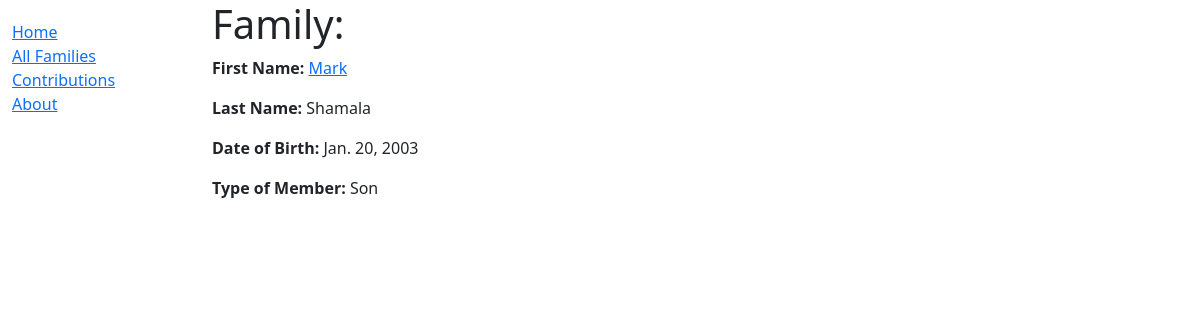
Screenshot of /fam/3 with the database file from the repository.
### familyapp/models.py (models this page shows, shortened)
class FamilyMember(models.Model):
    PARENT = 'PR'
    SON = 'SN'
    DAUGHTER = 'DT'
    OTHER = 'OT'
    MEMBER_TYPE_CHOICES = [
        (PARENT, 'Parent'),
        (SON, 'Son'),
        (DAUGHTER, 'Daughter'),
        (OTHER, 'Other'),
    ]
    first_name = models.CharField(max_length=50, help_text="Enter your first name")
    last_name = models.CharField(max_length=50, help_text="Enter your last name")
    date_of_birth = models.DateField(help_text="Enter date of birth")
    type_of_member = models.CharField(max_length=2, choices=MEMBER_TYPE_CHOICES, default=OTHER)
    family_id = models.ForeignKey(Family, related_name='members', on_delete=models.CASCADE)

### familyapp/views.py (the view)
# urls.py: path('fam/<int:pk>', views.FamilyMemberDetailView.as_view(), name='family-detail'),
class FamilyMemberDetailView(generic.DetailView):
    model = FamilyMember
    def get_context_data(self, **kwargs):
        context = super().get_context_data(**kwargs)
        family_id = self.object.id
        context['familymembers'] = FamilyMember.objects.filter(family_id=family_id)
        context['family'] = Family.objects.get(id=family_id)
        return context

### templates/familyapp/familymember_detail.html
{% extends 'base.html' %}
{% block content %}
<h1>Family: {{ familymember.family_name }}</h1>
{% for member in familymembers %}
<p><strong>First Name: </strong><a href="">{{ member.first_name }}</a></p>
<p><strong>Last Name: </strong>{{ member.last_name }}</p>
<p><strong>Date of Birth: </strong>{{ member.date_of_birth }}</p>
<p><strong>Type of Member: </strong>{{ member.get_type_of_member_display }}</p>
{% endfor %}
{% endblock %}

### rows the page displays
FamilyMember: first_name "Mark", last_name "Shamala", date_of_birth "Jan. 20, 2003", type_of_member "Son"
